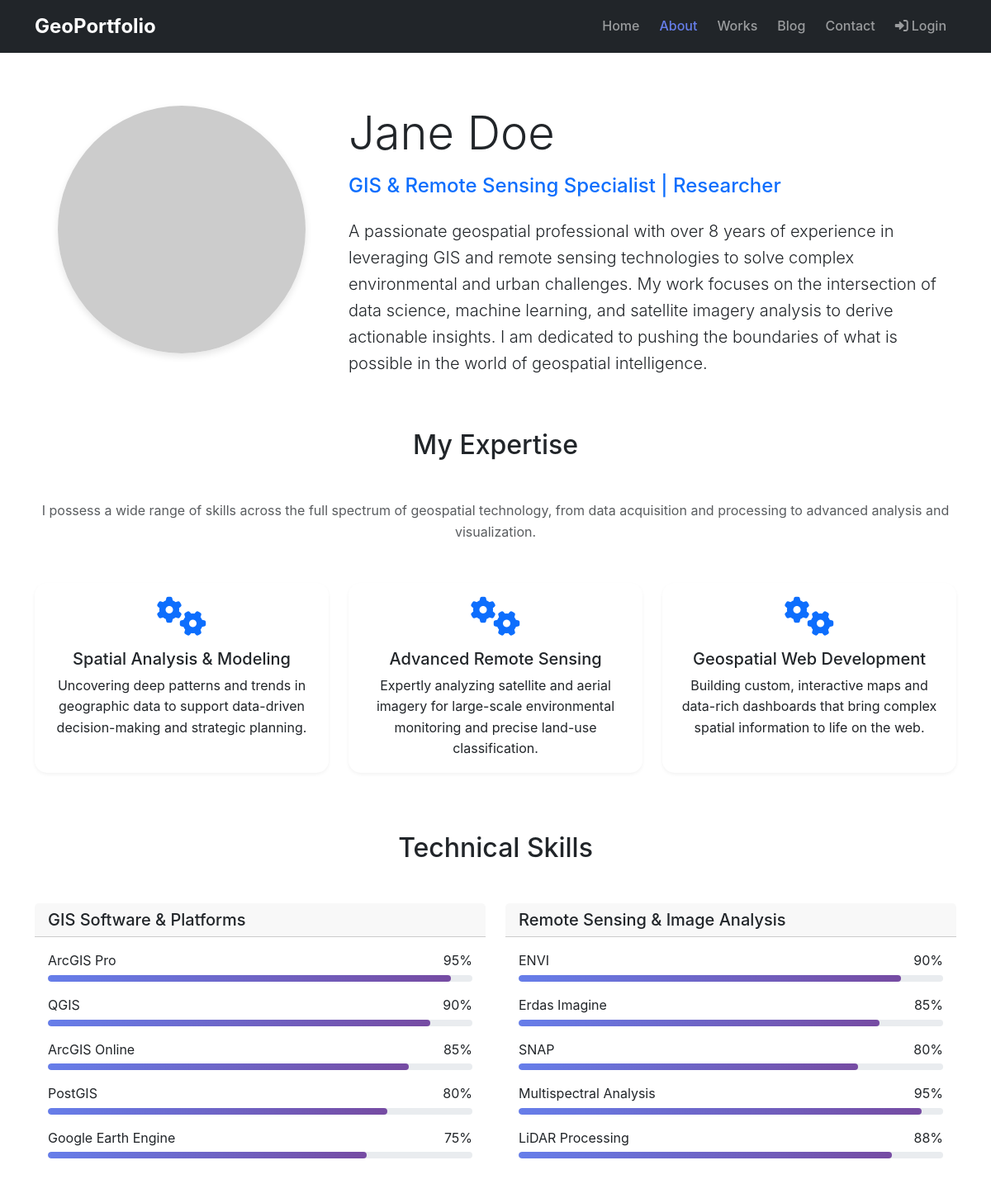
Page /about.php (upper part) on the committed database.
### tables this page shows
CREATE TABLE site_settings (
    id INT AUTO_INCREMENT PRIMARY KEY,
    setting_key VARCHAR(100) UNIQUE NOT NULL,
    setting_value TEXT,
    created_at TIMESTAMP DEFAULT CURRENT_TIMESTAMP,
    updated_at TIMESTAMP DEFAULT CURRENT_TIMESTAMP ON UPDATE CURRENT_TIMESTAMP
);

CREATE TABLE profile_data (
    id INT AUTO_INCREMENT PRIMARY KEY,
    name VARCHAR(255) NOT NULL,
    title VARCHAR(255) NOT NULL,
    summary TEXT,
    bio TEXT,
    avatar_url VARCHAR(500),
    expertise_title VARCHAR(255),
    expertise_description TEXT,
    resume_url VARCHAR(500),
    created_at TIMESTAMP DEFAULT CURRENT_TIMESTAMP,
    updated_at TIMESTAMP DEFAULT CURRENT_TIMESTAMP ON UPDATE CURRENT_TIMESTAMP
);

CREATE TABLE what_i_do (
    id INT AUTO_INCREMENT PRIMARY KEY,
    title VARCHAR(255) NOT NULL,
    description TEXT NOT NULL,
    sort_order INT DEFAULT 0,
    created_at TIMESTAMP DEFAULT CURRENT_TIMESTAMP,
    updated_at TIMESTAMP DEFAULT CURRENT_TIMESTAMP ON UPDATE CURRENT_TIMESTAMP
);

CREATE TABLE skills (
    id INT AUTO_INCREMENT PRIMARY KEY,
    category VARCHAR(255) NOT NULL,
    sort_order INT DEFAULT 0,
    created_at TIMESTAMP DEFAULT CURRENT_TIMESTAMP,
    updated_at TIMESTAMP DEFAULT CURRENT_TIMESTAMP ON UPDATE CURRENT_TIMESTAMP
);

CREATE TABLE skill_items (
    id INT AUTO_INCREMENT PRIMARY KEY,
    skill_id INT NOT NULL,
    name VARCHAR(255) NOT NULL,
    percentage INT NOT NULL DEFAULT 0,
    sort_order INT DEFAULT 0,
    created_at TIMESTAMP DEFAULT CURRENT_TIMESTAMP,
    FOREIGN KEY (skill_id) REFERENCES skills(id) ON DELETE CASCADE
);

### includes/functions.php (called while the page is built, shortened)
<?php
function getSiteSetting($key, $default = '') {
    $db = getDB();
    $stmt = $db->prepare("SELECT setting_value FROM site_settings WHERE setting_key = ?");
    $stmt->execute([$key]);
    $result = $stmt->fetch();
    return $result ? $result['setting_value'] : $default;
}
function getProfileData() {
    $db = getDB();
    $stmt = $db->query("SELECT * FROM profile_data ORDER BY id DESC LIMIT 1");
    return $stmt->fetch();
}
?>

### config/database.php (called while the page is built, shortened)
<?php
class Database {
    private static $instance = null;
    private $connection;
    private $host = 'localhost';
    private $database = 'geoportfolio_pro';
    private $username = 'root';
    private $password = '';
    private $charset = 'utf8mb4';
    private function __construct() {
        $dsn = "mysql:host={$this->host};dbname={$this->database};charset={$this->charset}";
        $options = [
            PDO::ATTR_ERRMODE => PDO::ERRMODE_EXCEPTION,
            PDO::ATTR_DEFAULT_FETCH_MODE => PDO::FETCH_ASSOC,
            PDO::ATTR_EMULATE_PREPARES => false,
        ];
        try {
            $this->connection = new PDO($dsn, $this->username, $this->password, $options);
        } catch (PDOException $e) {
            throw new PDOException($e->getMessage(), (int)$e->getCode());
        }
    }
    public static function getInstance() {
        if (self::$instance === null) {
            self::$instance = new self();
        }
        return self::$instance;
    }
    public function getConnection() {
        return $this->connection;
    }
}
function getDB() {
    return Database::getInstance()->getConnection();
}
?>

### includes/auth.php (called while the page is built, shortened)
<?php
class Auth {
    public function isLoggedIn() {
        return isset($_SESSION['user_id']);
    }
}
$auth = new Auth();
function isLoggedIn() {
    global $auth;
    return $auth->isLoggedIn();
}
?>

### includes/models.php (called while the page is built, shortened)
<?php
class SkillModel {
    private $db;
    public function __construct() {
        $this->db = getDB();
    }
    public function getAllWithItems() {
        $skills = $this->db->query("SELECT * FROM skills ORDER BY sort_order, id")->fetchAll();
        foreach ($skills as &$skill) {
            $stmt = $this->db->prepare("SELECT * FROM skill_items WHERE skill_id = ? ORDER BY sort_order, id");
            $stmt->execute([$skill['id']]);
            $skill['items'] = $stmt->fetchAll();
        }
        return $skills;
    }
}
?>

### about.php (the view, shortened to what this page needs)
<?php
require_once 'config/database.php';
require_once 'includes/auth.php';
require_once 'includes/functions.php';
require_once 'includes/models.php';
$profileData = getProfileData();
$skillModel = new SkillModel();
$skills = $skillModel->getAllWithItems();
?>
<!DOCTYPE html>
<html lang="en">
<head>
    <link href="https://cdn.jsdelivr.net/npm/bootstrap@5.3.0/dist/css/bootstrap.min.css" rel="stylesheet">
    <link href="https://cdnjs.cloudflare.com/ajax/libs/font-awesome/6.0.0/css/all.min.css" rel="stylesheet">
    <link href="assets/css/style.css" rel="stylesheet">
</head>
<body>
    <?php include 'templates/navbar.php'; ?>
    <div class="container py-5" style="margin-top: 80px;">
        <?php if ($profileData): ?>
            <div class="row mb-5">
                <div class="col-lg-4 text-center">
                    <?php if ($profileData['avatar_url']): ?>
                        <img src="<?php echo htmlspecialchars($profileData['avatar_url']); ?>"
                             alt="Profile" class="img-fluid rounded-circle shadow mb-4" style="max-width: 300px;">
                    <?php endif; ?>
                </div>
                <div class="col-lg-8">
                    <h1 class="display-4 mb-3"><?php echo htmlspecialchars($profileData['name']); ?></h1>
                    <h2 class="h4 text-primary mb-4"><?php echo htmlspecialchars($profileData['title']); ?></h2>
                    <p class="lead"><?php echo nl2br(htmlspecialchars($profileData['bio'])); ?></p>
                </div>
            </div>
            <?php
            $db = getDB();
            $whatIDo = $db->query("SELECT * FROM what_i_do ORDER BY sort_order, id")->fetchAll();
            ?>
            <?php if ($whatIDo): ?>
                <section class="mb-5">
                    <h2 class="text-center mb-5"><?php echo htmlspecialchars($profileData['expertise_title'] ?? 'My Expertise'); ?></h2>
                    <?php if ($profileData['expertise_description']): ?>
                        <p class="text-center text-muted mb-5"><?php echo htmlspecialchars($profileData['expertise_description']); ?></p>
                    <?php endif; ?>
                    <div class="row">
                        <?php foreach ($whatIDo as $item): ?>
                            <div class="col-lg-4 col-md-6 mb-4">
                                <div class="card h-100 border-0 shadow-sm">
                                    <div class="card-body text-center">
                                        <i class="fas fa-cogs fa-3x text-primary mb-3"></i>
                                        <h5 class="card-title"><?php echo htmlspecialchars($item['title']); ?></h5>
                                        <p class="card-text"><?php echo htmlspecialchars($item['description']); ?></p>
                                    </div>
                                </div>
                            </div>
                        <?php endforeach; ?>
                    </div>
                </section>
            <?php endif; ?>
            <?php if ($skills): ?>
                <section class="mb-5">
                    <h2 class="text-center mb-5">Technical Skills</h2>
                    <div class="row">
                        <?php foreach ($skills as $skillCategory): ?>
                            <div class="col-lg-6 col-md-12 mb-4">
                                <div class="card">
                                    <div class="card-header">
                                        <h5 class="mb-0"><?php echo htmlspecialchars($skillCategory['category']); ?></h5>
                                    </div>
                                    <div class="card-body">
                                        <?php foreach ($skillCategory['items'] as $skill): ?>
                                            <div class="mb-3">
                                                <div class="d-flex justify-content-between mb-1">
                                                    <span><?php echo htmlspecialchars($skill['name']); ?></span>
                                                    <span><?php echo $skill['percentage']; ?>%</span>
                                                </div>
                                                <div class="progress">
                                                    <div class="progress-bar" role="progressbar"
                                                         style="width: <?php echo $skill['percentage']; ?>%"
                                                         aria-valuenow="<?php echo $skill['percentage']; ?>"
                                                         aria-valuemin="0" aria-valuemax="100">
                                                    </div>
                                                </div>
                                            </div>
                                        <?php endforeach; ?>
                                    </div>
                                </div>
                            </div>
                        <?php endforeach; ?>
                    </div>
                </section>
            <?php endif; ?>
        <?php endif; ?>
    </div>
</body>
</html>

### templates/navbar.php (shortened to what this page needs)
<nav class="navbar navbar-expand-lg navbar-dark bg-dark fixed-top">
    <div class="container">
        <a class="navbar-brand fw-bold" href="index.php"><?php echo htmlspecialchars(getSiteSetting('site_title', 'GeoPortfolio')); ?></a>
        <div class="collapse navbar-collapse" id="navbarNav">
            <ul class="navbar-nav ms-auto">
                <li class="nav-item">
                    <a class="nav-link <?php echo basename($_SERVER['PHP_SELF']) === 'index.php' ? 'active' : ''; ?>" href="index.php">Home</a>
                </li>
                <li class="nav-item">
                    <a class="nav-link <?php echo basename($_SERVER['PHP_SELF']) === 'about.php' ? 'active' : ''; ?>" href="about.php">About</a>
                </li>
                <li class="nav-item">
                    <a class="nav-link <?php echo basename($_SERVER['PHP_SELF']) === 'works.php' ? 'active' : ''; ?>" href="works.php">Works</a>
                </li>
                <li class="nav-item">
                    <a class="nav-link <?php echo basename($_SERVER['PHP_SELF']) === 'blog.php' ? 'active' : ''; ?>" href="blog.php">Blog</a>
                </li>
                <li class="nav-item">
                    <a class="nav-link <?php echo basename($_SERVER['PHP_SELF']) === 'contact.php' ? 'active' : ''; ?>" href="contact.php">Contact</a>
                </li>
                <?php if (isLoggedIn()): ?>
                    <li class="nav-item">
                        <a class="nav-link" href="admin/">
                            <i class="fas fa-cog me-1"></i>Admin
                        </a>
                    </li>
                    <li class="nav-item">
                        <a class="nav-link" href="logout.php">
                            <i class="fas fa-sign-out-alt me-1"></i>Logout
                        </a>
                    </li>
                <?php else: ?>
                    <li class="nav-item">
                        <a class="nav-link" href="login.php">
                            <i class="fas fa-sign-in-alt me-1"></i>Login
                        </a>
                    </li>
                <?php endif; ?>
            </ul>
        </div>
    </div>
</nav>

### assets/css/style.css (style rules this page uses)
:root { --primary-color: #667eea; --secondary-color: #764ba2; --dark-color: #343a40; --light-color: #f8f9fa; }
body { font-family: 'Inter', -apple-system, BlinkMacSystemFont, sans-serif; line-height: 1.6; }
.navbar-brand { font-size: 1.5rem; font-weight: 700; }
.navbar-nav .nav-link { font-weight: 500; margin: 0 0.25rem; transition: all 0.3s ease; }
.navbar-nav .nav-link.active { color: var(--primary-color) !important; }
.card { border: none; border-radius: 15px; transition: all 0.3s ease; }
.progress { height: 8px; border-radius: 10px; background-color: #e9ecef; }
.progress-bar { background: linear-gradient(135deg, var(--primary-color) 0%, var(--secondary-color) 100%); border-radius: 10px; }
.shadow-sm { box-shadow: 0 2px 4px rgba(0,0,0,0.05) !important; }
.shadow { box-shadow: 0 4px 8px rgba(0,0,0,0.1) !important; }

### rows in the picture
site_settings: setting_value "GeoPortfolio"
profile_data: name "Jane Doe", title "GIS & Remote Sensing Specialist | Researcher", bio "A passionate geospatial professional with over 8 years of experience in leveraging GIS and remote sensing technologies to solve complex environmental and urban challenges. My work focuses on the intersection of data science, machine learning, and satellite imagery analysis to derive actionable insights. I am dedicated to pushing the boundaries of what is possible in the world of geospatial intelligence.", expertise_title "My Expertise", expertise_description "I possess a wide range of skills across the full spectrum of geospatial technology, from data acquisition and processing to advanced analysis and visualization."
what_i_do: title "Spatial Analysis & Modeling", description "Uncovering deep patterns and trends in geographic data to support data-driven decision-making and strategic planning."
what_i_do: title "Advanced Remote Sensing", description "Expertly analyzing satellite and aerial imagery for large-scale environmental monitoring and precise land-use classification."
what_i_do: title "Geospatial Web Development", description "Building custom, interactive maps and data-rich dashboards that bring complex spatial information to life on the web."
skills: category "GIS Software & Platforms"
skill_items: name "ArcGIS Pro", percentage "95"
skill_items: name "QGIS", percentage "90"
skill_items: name "ArcGIS Online", percentage "85"
skill_items: name "PostGIS", percentage "80"
skill_items: name "Google Earth Engine", percentage "75"
skills: category "Remote Sensing & Image Analysis"
skill_items: name "ENVI", percentage "90"
skill_items: name "Erdas Imagine", percentage "85"
skill_items: name "SNAP", percentage "80"
skill_items: name "Multispectral Analysis", percentage "95"
skill_items: name "LiDAR Processing", percentage "88"
